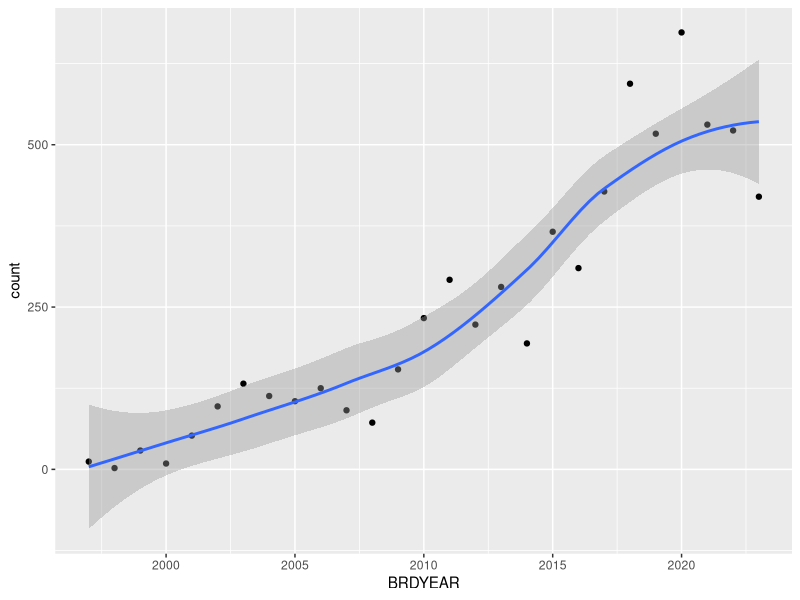
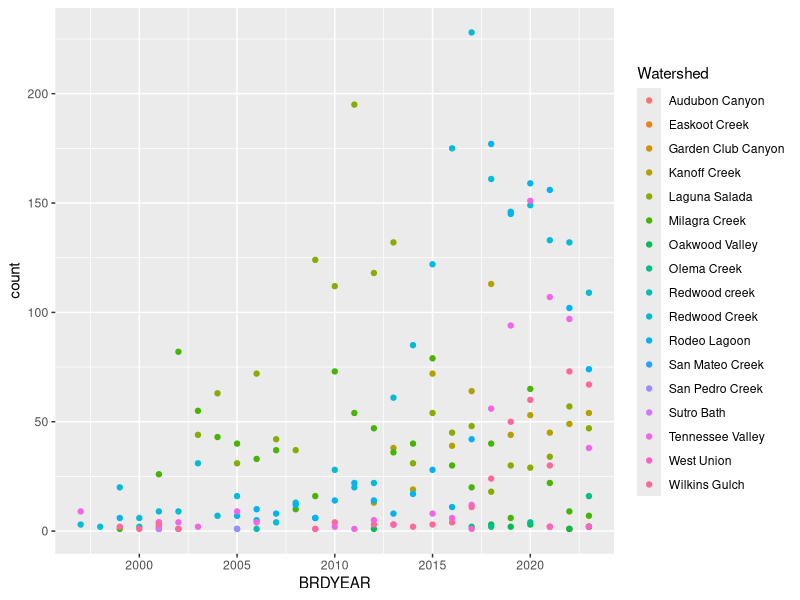
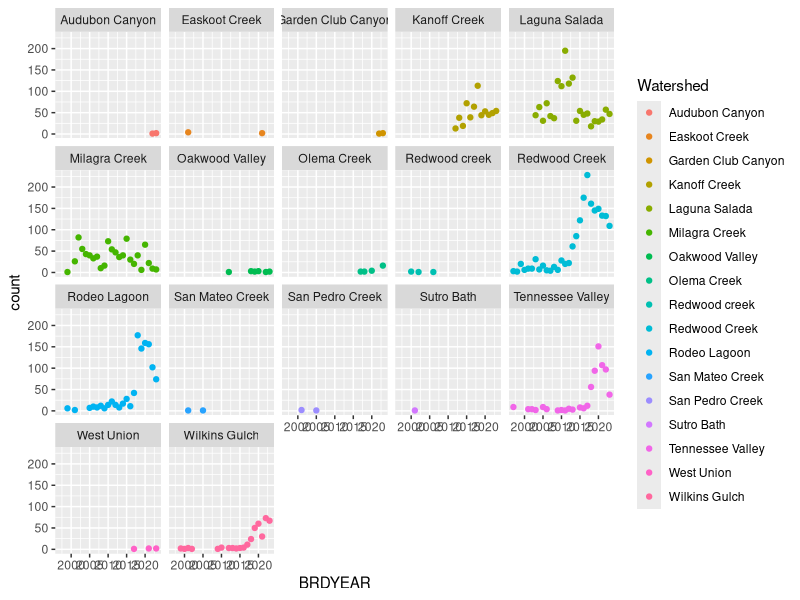
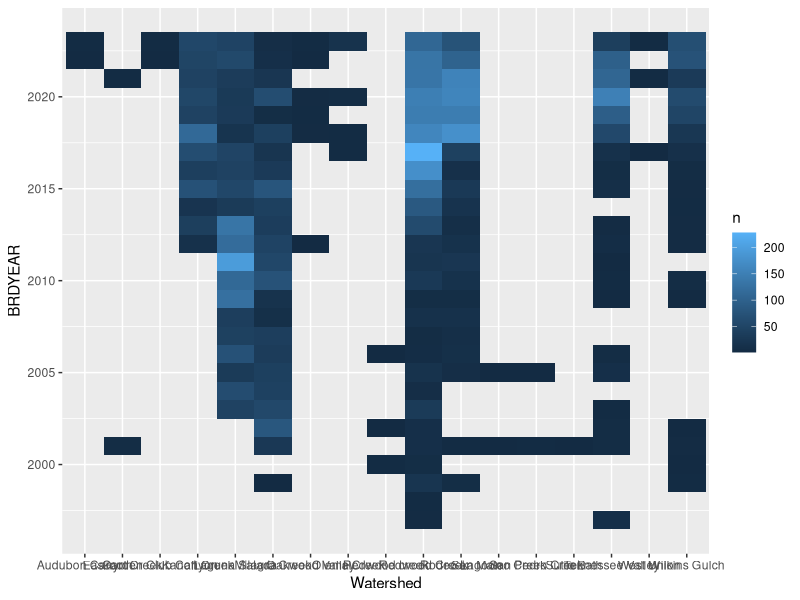

These figures' R source, in order:
library(tidyverse)
raw_data <- read_csv("CRLF_EGG_RAWDATA.csv")
raw_data
#checking type of each column
str(raw_data,na.rm = TRUE)

#many ints in Survey_MONTH are empty but the values in Date look to be full. need to get month from Date

#maybe we should have survey length, width, water depth, etc as 1 standardized value for each pond per breeding year? Not sure how we want to do that

new_egg <-raw_data[raw_data$OldMass=="FALSE",]
new_egg
survey_count_by_year <- new_egg|>
  select(BRDYEAR, OldMass)|>
  group_by(BRDYEAR)|>
  summarize(count=n())
survey_count_by_year

library(ggplot2)
ggplot(data = survey_count_by_year,aes(x=BRDYEAR,y=count))+geom_point()+geom_smooth()

survey_count_by_site <-new_egg|>
  select(Watershed,BRDYEAR,OldMass)|>
  group_by(Watershed,BRDYEAR)|>
  summarize(count=n())
site_graph <- ggplot(survey_count_by_site,aes(x=BRDYEAR,y=count,colour=Watershed,group=Watershed))+geom_point()
site_graph
site_graph+facet_wrap(~Watershed)

survey_abundance <-new_egg|>
  count(Watershed,BRDYEAR)|>
  ggplot(mapping = aes(x=Watershed,y=BRDYEAR))+
  geom_tile(mapping = aes(fill=n))
survey_abundance

water_temp<-new_egg$WaterTemp
length(na.omit(water_temp))
summary(na.omit(water_temp))

water_depth<-new_egg$WaterDepth
length(na.omit(water_depth))
summary(na.omit(water_depth))

egg_masses<-new_egg$NumberofEggMasses
sum(egg_masses != 0,na.rm = TRUE)
